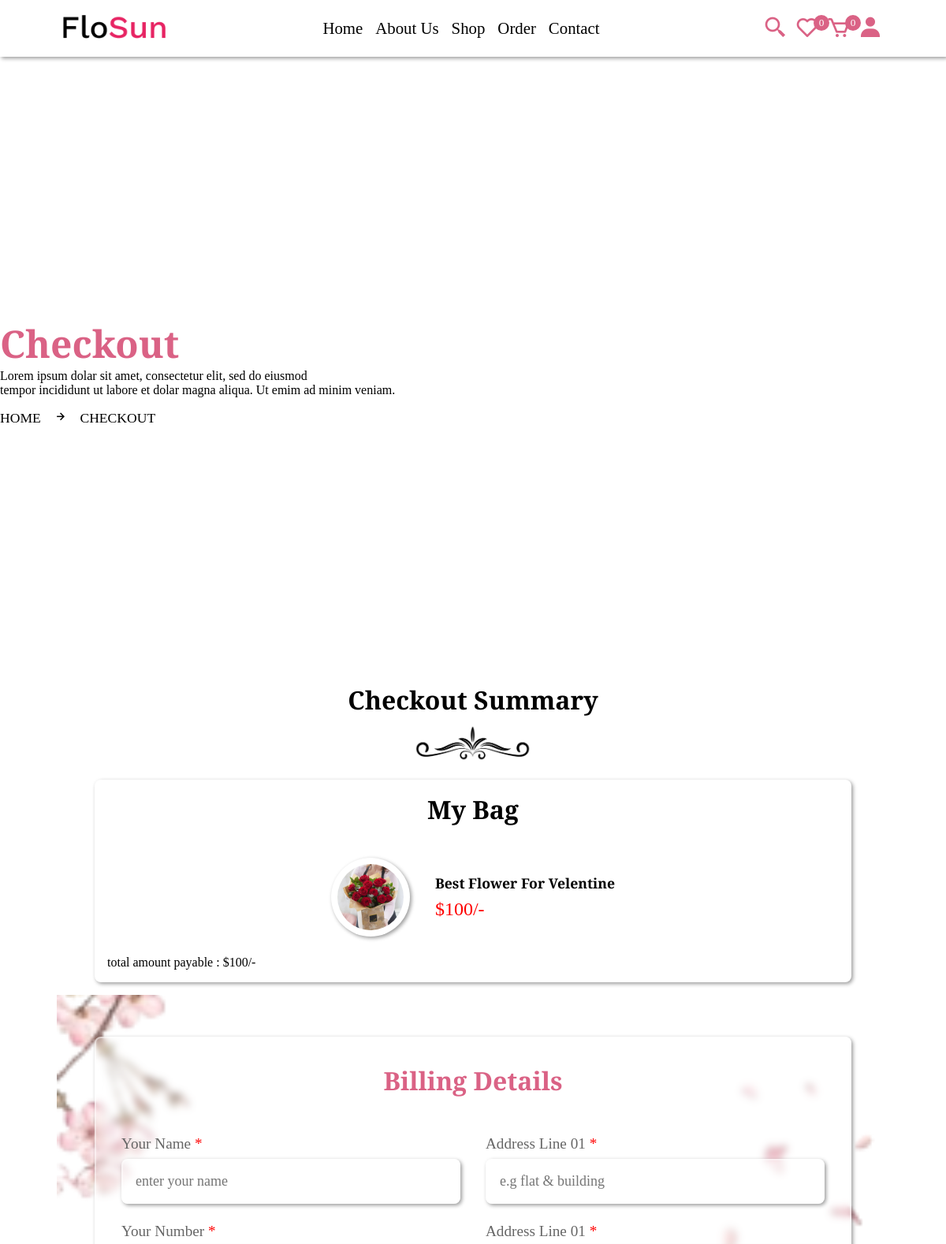
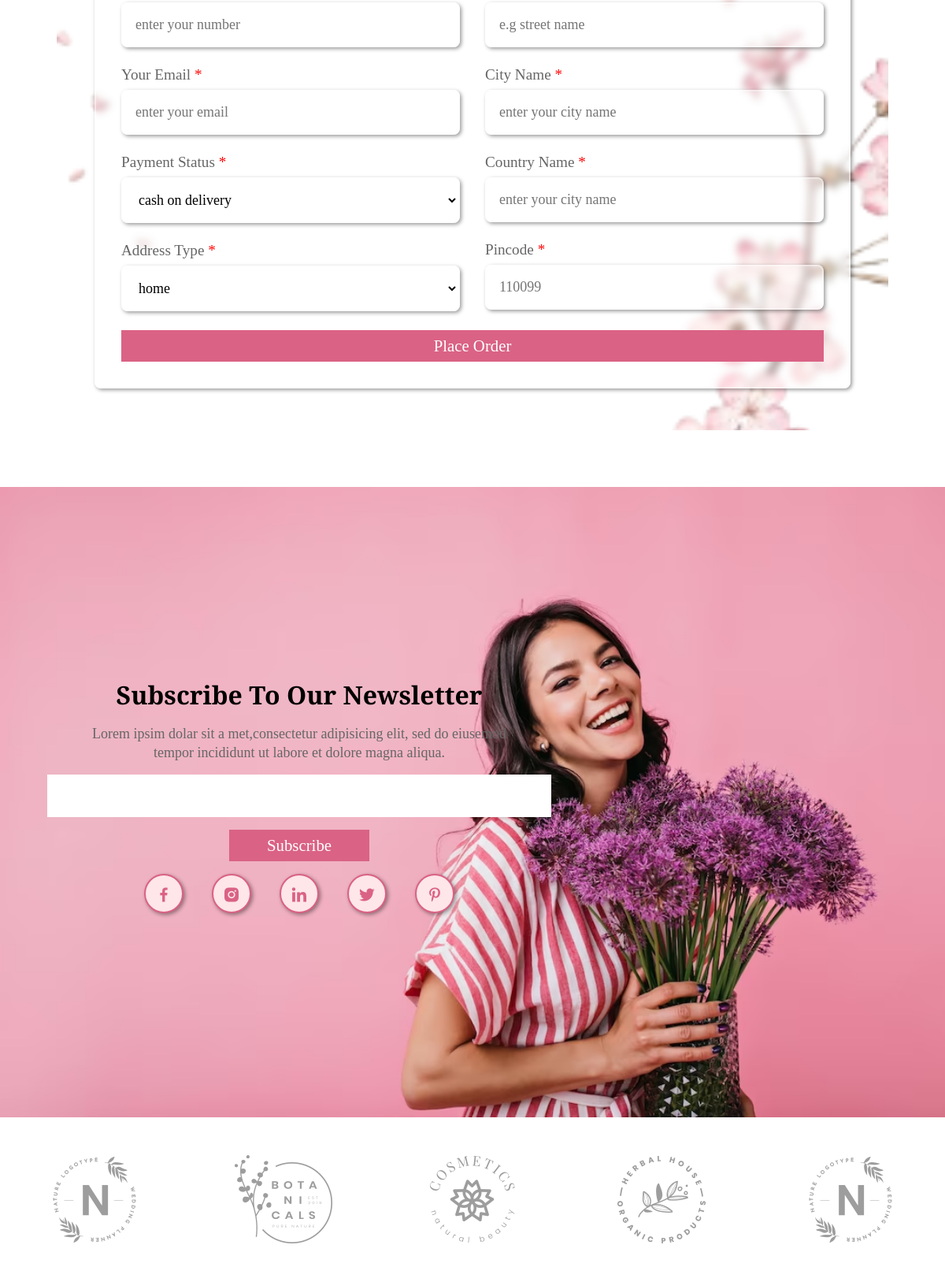
Page /checkout.php?get_id=F7RJTbNa4hv09Wvs1Rnb (upper part) on the committed database (2 pictures, top to bottom).
### tables this page shows
CREATE TABLE `products` (
  `id` varchar(20) NOT NULL,
  `seller_id` varchar(20) NOT NULL,
  `name` varchar(50) NOT NULL,
  `price` int(50) NOT NULL,
  `image` varchar(255) NOT NULL,
  `stock` int(100) NOT NULL,
  `product_detail` varchar(1000) NOT NULL,
  `status` varchar(100) NOT NULL
);

### checkout.php (the view, shortened to what this page needs)
<?php
    include 'components/connect.php';
?>
<!DOCTYPE html>
<html>
<head>
    <link href='https://unpkg.com/boxicons@2.1.2/css/boxicons.min.css' rel='stylesheet'>
    <link rel="stylesheet" type="text/css" href="css/user_style.css?v=<?php echo time(); ?>">
</head>
<body>
    <?php include 'components/user_header.php';?>
    <div class="banner">
        <div class="detail">
            <h1>checkout</h1>
            <p>Lorem ipsum dolar sit amet, consectetur elit, sed do eiusmod <br>
            tempor incididunt ut labore et dolar magna aliqua. Ut emim ad minim veniam.</p>
            <span><a href="home.php">home</a><i class="bx bx-right-arrow-alt"></i>checkout</span>
        </div>
    </div>
    <section class="checkout">
        <div class="heading">
            <h1>checkout summary</h1>
            <img src="image/separator.png">
        </div>
        <div class="row">
            <div class="form-container">
                <form action="" method="post" class="register">
                    <h3>billing details</h3>
                    <div class="flex">
                        <div class="col">
                            <div class="input-field">
                                <p>your name <span>*</span></p>
                                <input type="text" name="name" placeholder="enter your name" maxlength="50" required class="box">
                            </div>
                            <div class="input-field">
                                <p>your number <span>*</span></p>
                                <input type="number" name="number" placeholder="enter your number" maxlength="50" required class="box">
                            </div>
                            <div class="input-field">
                                <p>your email <span>*</span></p>
                                <input type="email" name="email" placeholder="enter your email" maxlength="50"required class="box">
                            </div>
                            <div class="input-field">
                                <p>payment status <span>*</span></p>
                                <select name="method" class="box">
                                    <option value="cash on delivery">cash on delivery</option>
                                </select>
                            </div>
                            <div class="input-field">
                                <p>address type <span>*</span></p>
                                <select name="address_type" class="box">
                                    <option value="home">home</option>
                                </select>
                            </div>
                        </div>
                        <div class="col">
                            <div class="input-field">
                                <p>address line 01 <span>*</span></p>
                                <input type="text" name="flat" placeholder="e.g flat & building" maxlength="50" required class="box">
                            </div>
                            <div class="input-field">
                                <p>address line 01 <span>*</span></p>
                                <input type="text" name="street" placeholder="e.g street name" maxlength="50" required class="box">
                            </div>
                            <div class="input-field">
                                <p>city name <span>*</span></p>
                                <input type="text" name="city" placeholder="enter your city name" maxlength="50"required class="box">
                            </div>
                            <div class="input-field">
                                <p>country name <span>*</span></p>
                                <input type="text" name="country" placeholder="enter your city name" maxlength="50"required class="box">
                            </div>
                            <div class="input-field">
                                <p>pincode <span>*</span></p>
                                <input type="number" name="pin" placeholder="110099" maxlength="6"required class="box">
                            </div>
                        </div>
                    </div>
                    <button type="submit" name="place_order" class="btn">place order</button>
                </form>
            </div>
            <div class="summary">
                <h3>my bag</h3>
                <div class="box-container">
                    <?php
                        $grand_total = 0;
                        if (isset($_GET['get_id'])) {
                            $select_get = $conn->prepare("SELECT * FROM `products` WHERE id = ?");
                            $select_get->execute([$_GET['get_id']]);
                            while ($fetch_get = $select_get->fetch(PDO::FETCH_ASSOC)) {
                                $sub_total = $fetch_get['price'];
                                $grand_total+= $sub_total;
                    ?>
                    <div class="flex">
                        <img src="uploaded_files/<?= $fetch_get['image']; ?>" class="image">
                        <div>
                            <h3 class="name"><?= $fetch_get['name']; ?></h3>
                            <p class="price">$<?= $fetch_get['price']; ?>/-</p>
                        </div>
                    </div>
                    <?php
                            }
                        }
                    ?>
                </div>
                <div class="grand_total"><span>total amount payable :</span> $<?= $grand_total; ?>/-</div>
            </div>
        </div>
    </section>
    <?php include 'components/user_footer.php';?>
</body>
</html>

### CSS/user_style.css (style rules this page uses)
* { margin: 0; padding: 0; box-sizing: border-box; outline: none; text-decoration: none; list-style: none; font-family: "Alegreya", serif; }
:root { --main-color: #da6285; --pink-color: #ff8e9d; --pink-opacity: #ffe6e9; --white-alfa-40: rgba(255, 255, 255, 0.40); --white-alfa-25: rgba(255, 255, 255, 0.25); --backdrop-filter: blur(5px); --padding: 5vh 15px; --box-shadow: 2px 2px 5px rgba(0, 0, 0, 0.40); }
body { background-image: url('../image/body.jpg'); }
html { scroll-behavior: smooth; }
button, input { border: none; }
.btn { display: inline-block; padding: .5rem 3rem; margin-top: 1rem; background-color: var(--main-color); color: #fff; cursor: pointer; text-align: center; position: relative; z-index: 100; font-size: 1.3rem; text-transform: capitalize; }
.btn::before { position: absolute; content: ''; width: 0%; height: 100%; background-color: #000; left: 0; top: 0; transition: .5s; z-index: -10; }
.box-container { display: grid; grid-template-columns: repeat(auto-fit, minmax(30rem, 1fr)); align-items: center; justify-content: center; }
.heading { text-align: center; line-height: 1.5; }
.heading h1 { font-size: 2rem; text-transform: capitalize; }
.heading img { margin-top: .5rem; width: 150px !important; }
section { padding: 6%; }
.banner { margin-top: 5rem; width: 100%; height: 80vh; display: flex; align-items: center; background-position: center; background-size: cover; animation: banner 2s infinite alternate; }
.banner .detail p { font-size: 16px; margin-bottom: 1rem; }
.banner .detail span { text-transform: uppercase; font-size: 1.1rem; margin-top: 1rem; }
.banner .detail a { color: #000; }
.banner .detail span i { margin: 0 1rem; }
.banner h1 { font-size: 3rem; color: var(--main-color); text-transform: capitalize; }
.form-container { background-image: url('../image/p.png'); background-size: cover; background-repeat: no-repeat; background-position: center; display: flex; justify-content: center; align-items: center; min-height: 100vh; position: relative; padding: 5% 0; }
.form-container form { background-color: var(--white-alfa-25); border: 2px solid var(--white-alfa-40); backdrop-filter: var(--backdrop-filter); box-shadow: var(--box-shadow); border-radius: .5rem; padding: 2rem; }
.form-container .register { width: 60rem; }
.form-container form h3 { text-align: center; font-size: 2rem; margin-bottom: 1rem; color: var(--main-color); text-transform: capitalize; font-weight: bold; }
.form-container form p { padding-top: 1rem; font-size: 1.2rem; color: #666; text-transform: capitalize; }
.form-container form p span { color: red; }
.form-container form .box { background-color: var(--white-alfa-25); border: 2px solid var(--white-alfa-40); backdrop-filter: var(--backdrop-filter); box-shadow: var(--box-shadow); width: 100%; border-radius: .5rem; margin: .5rem 0; padding: 1rem; font-size: 18px; }
.form-container .flex { display: flex; gap: 2rem; }
.form-container .flex .col { flex: 1 1 25rem; }
.form-container .btn { width: 100%; font-size: 1.3rem; }
.checkout .row { display: flex; flex-direction: column; flex-flow: column-reverse; }
.checkout .summary { width: 60rem; padding: 1rem; margin: 1rem auto; box-shadow: var(--box-shadow); border-radius: .5rem; }
.checkout h3 { font-size: 2rem; padding-bottom: 1rem; text-transform: capitalize; text-align: center; }
.checkout .summary .box-container { grid-template-columns: repeat(auto-fit, minmax(20rem, 1fr)); }
.checkout .summary .flex { display: flex; align-items: center; justify-content: center; padding: 1rem 0; margin: .5rem; }
.checkout .summary .flex img { box-shadow: var(--box-shadow); border-radius: 50%; width: 100px; height: 100px; padding: .5rem; margin-right: 2rem; }
.checkout .summary .flex .name { font-size: 1.1rem; padding-bottom: .5rem; text-transform: capitalize; }
.checkout .summary .price { font-size: 1.5rem; color: red; }

### rows in the picture
products: image (picture), name "Best Flower For Velentine", price "100"

### other values in the picture
$total_wishlist_item "0"
$total_cart_item "0"
$grand_total "100"
